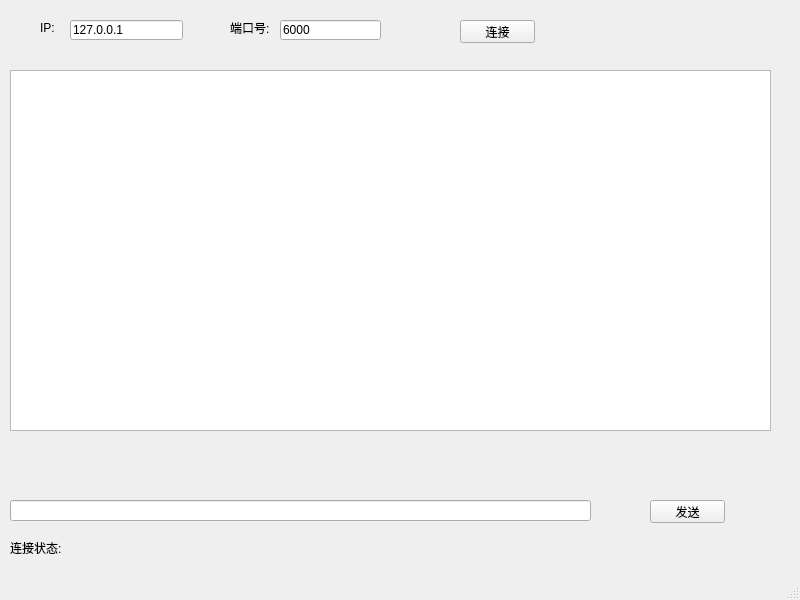
<?xml version="1.0" encoding="UTF-8"?>
<ui version="4.0">
 <class>MainWindow</class>
 <widget class="QMainWindow" name="MainWindow">
  <property name="geometry">
   <rect>
    <x>0</x>
    <y>0</y>
    <width>800</width>
    <height>600</height>
   </rect>
  </property>
  <property name="windowTitle">
   <string>MainWindow</string>
  </property>
  <widget class="QWidget" name="centralwidget">
   <widget class="QLineEdit" name="lineEdit">
    <property name="geometry">
     <rect>
      <x>70</x>
      <y>20</y>
      <width>113</width>
      <height>20</height>
     </rect>
    </property>
    <property name="text">
     <string>127.0.0.1</string>
    </property>
   </widget>
   <widget class="QLineEdit" name="lineEdit_2">
    <property name="geometry">
     <rect>
      <x>280</x>
      <y>20</y>
      <width>101</width>
      <height>20</height>
     </rect>
    </property>
    <property name="text">
     <string>6000</string>
    </property>
   </widget>
   <widget class="QTextBrowser" name="textBrowser">
    <property name="geometry">
     <rect>
      <x>10</x>
      <y>70</y>
      <width>761</width>
      <height>361</height>
     </rect>
    </property>
    <property name="readOnly">
     <bool>false</bool>
    </property>
   </widget>
   <widget class="QPushButton" name="pushButton">
    <property name="geometry">
     <rect>
      <x>460</x>
      <y>20</y>
      <width>75</width>
      <height>23</height>
     </rect>
    </property>
    <property name="text">
     <string>连接</string>
    </property>
   </widget>
   <widget class="QLabel" name="label">
    <property name="geometry">
     <rect>
      <x>40</x>
      <y>20</y>
      <width>21</width>
      <height>16</height>
     </rect>
    </property>
    <property name="text">
     <string>IP:</string>
    </property>
   </widget>
   <widget class="QLabel" name="label_2">
    <property name="geometry">
     <rect>
      <x>230</x>
      <y>20</y>
      <width>41</width>
      <height>16</height>
     </rect>
    </property>
    <property name="text">
     <string>端口号:</string>
    </property>
   </widget>
   <widget class="QLineEdit" name="lineEdit_3">
    <property name="geometry">
     <rect>
      <x>10</x>
      <y>500</y>
      <width>581</width>
      <height>21</height>
     </rect>
    </property>
   </widget>
   <widget class="QPushButton" name="pushButton_2">
    <property name="geometry">
     <rect>
      <x>650</x>
      <y>500</y>
      <width>75</width>
      <height>23</height>
     </rect>
    </property>
    <property name="text">
     <string>发送</string>
    </property>
   </widget>
   <widget class="QLabel" name="label_3">
    <property name="geometry">
     <rect>
      <x>10</x>
      <y>540</y>
      <width>61</width>
      <height>16</height>
     </rect>
    </property>
    <property name="text">
     <string>连接状态:</string>
    </property>
   </widget>
   <widget class="QLabel" name="label_4">
    <property name="geometry">
     <rect>
      <x>70</x>
      <y>540</y>
      <width>141</width>
      <height>16</height>
     </rect>
    </property>
    <property name="text">
     <string/>
    </property>
   </widget>
  </widget>
  <widget class="QMenuBar" name="menubar">
   <property name="geometry">
    <rect>
     <x>0</x>
     <y>0</y>
     <width>800</width>
     <height>23</height>
    </rect>
   </property>
  </widget>
  <widget class="QStatusBar" name="statusbar"/>
 </widget>
 <resources/>
 <connections/>
</ui>
